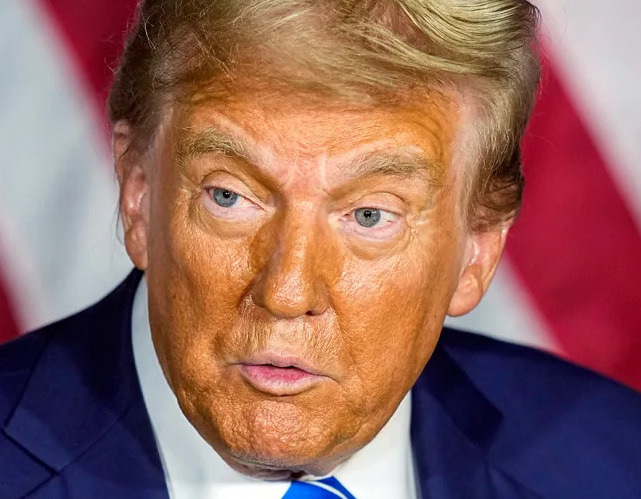
#> input picture Class_Q2/img1.jpg, 641 x 499 px, found by its file name
$ python Class_Q2_20241203152519.py
#> lines starting #> are read from the running program, lines starting #| are printed output that depends on the picture
import cv2
import numpy as np

def generate_pyramids(image):
    # Generate Gaussian Pyramid
    gaussian_pyramid = [image]
    for i in range(2):
        image = cv2.pyrDown(image)
        gaussian_pyramid.append(image)

    # Generate Laplacian Pyramid
    laplacian_pyramid = []
    for i in range(2, 0, -1):
        gaussian_expanded = cv2.pyrUp(gaussian_pyramid[i])
        # Resize the upsampled image to match the dimensions of the current level of the Gaussian pyramid
        gaussian_expanded = cv2.resize(gaussian_expanded, (gaussian_pyramid[i-1].shape[1], gaussian_pyramid[i-1].shape[0]))
        laplacian = cv2.subtract(gaussian_pyramid[i-1], gaussian_expanded)
        laplacian_pyramid.append(laplacian)
    laplacian_pyramid.append(gaussian_pyramid[-1])  # The smallest level of Gaussian pyramid is the last level of Laplacian pyramid

    return gaussian_pyramid, laplacian_pyramid

def reconstruct_images(gaussian_pyramid1, laplacian_pyramid1, gaussian_pyramid2, laplacian_pyramid2):
    # Reconstruct first image using its Gaussian pyramid and the second image's Laplacian pyramid
    image1 = gaussian_pyramid1[-1]
    for i in range(2, -1, -1):
        image1 = cv2.pyrUp(image1)
        image1 = cv2.resize(image1, (laplacian_pyramid2[i].shape[1], laplacian_pyramid2[i].shape[0]))
        image1 = cv2.add(image1, laplacian_pyramid2[i])

    # Reconstruct second image using its Gaussian pyramid and the first image's Laplacian pyramid
    image2 = gaussian_pyramid2[-1]
    for i in range(2, -1, -1):
        image2 = cv2.pyrUp(image2)
        image2 = cv2.resize(image2, (laplacian_pyramid1[i].shape[1], laplacian_pyramid1[i].shape[0]))
        image2 = cv2.add(image2, laplacian_pyramid1[i])

    return image1, image2

# Example usage:
image1 = cv2.imread('Class_Q2/img1.jpg')
#> image1 is the input picture: shape (499, 641, 3); mean B, G, R 96.3, 103.5, 148
image2 = cv2.imread('Class_Q2/img2.jpg')
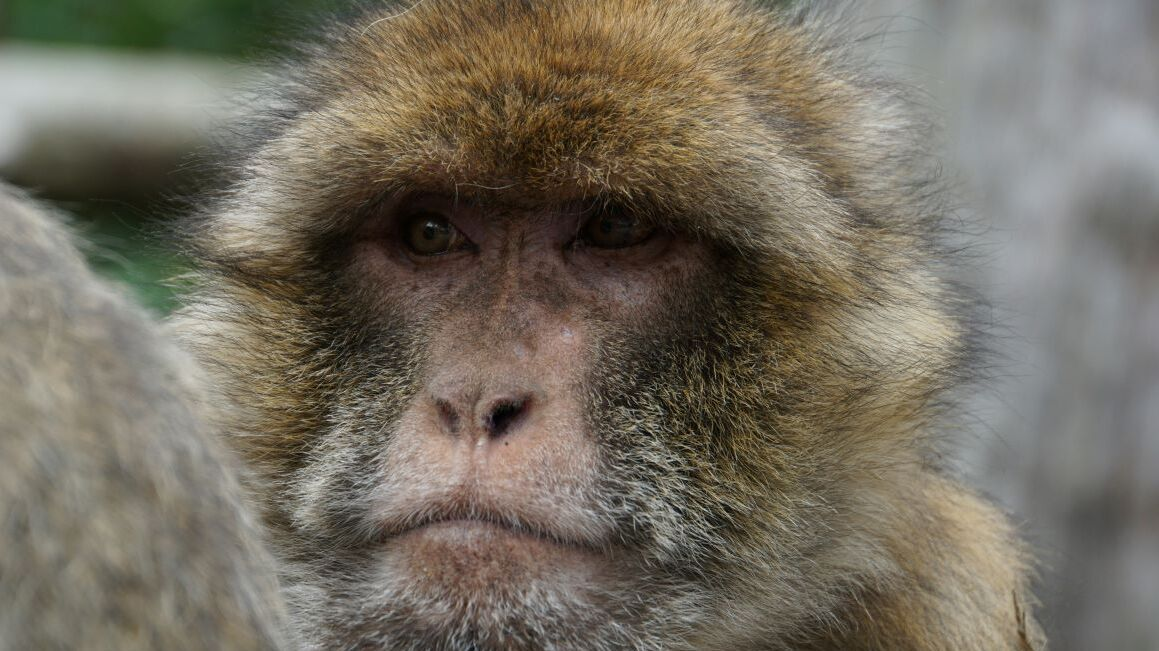
#> input picture Class_Q2/img2.jpg, 1159 x 651 px, found by its file name
#> image2 is the input picture: shape (651, 1159, 3); mean B, G, R 96.6, 109.7, 116.1
gaussian_pyramid1, laplacian_pyramid1 = generate_pyramids(image1)
#> after the loop in generate_pyramids, `for i in range(2):`: gaussian_pyramid = 3 items
#> the loop in generate_pyramids, `for i in range(2, 0, -1):` made 2 passes
#> pass 1, in generate_pyramids, `laplacian = cv2.subtract(gaussian_pyramid[i-1], gaussian_expanded)`:
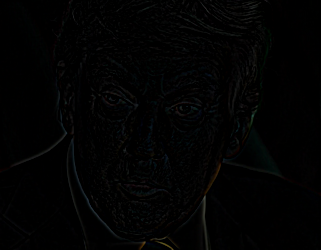
#> laplacian: shape (250, 321, 3); mean of channels 0, 1, 2 2.1, 2.2, 2.1; drawn as B, G, R
#> after the loop in generate_pyramids, `for i in range(2, 0, -1):`: laplacian_pyramid = 2 items
#> gaussian_pyramid1 = 3 items; laplacian_pyramid1 = 3 items
gaussian_pyramid2, laplacian_pyramid2 = generate_pyramids(image2)
#> the loop in generate_pyramids (call 2), `for i in range(2, 0, -1):` made 2 passes
#> pass 1, in generate_pyramids (call 2), `laplacian = cv2.subtract(gaussian_pyramid[i-1], gaussian_expanded)`:
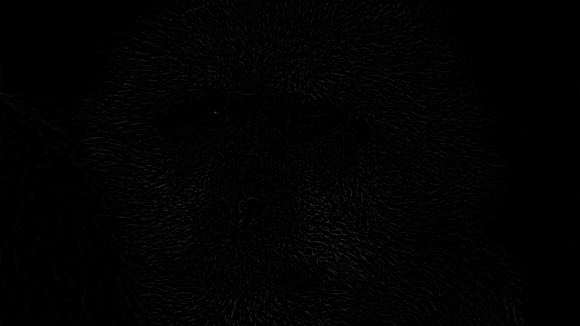
#> laplacian: shape (326, 580, 3); mean of channels 0, 1, 2 1.9, 1.9, 1.9; drawn as B, G, R
#> gaussian_pyramid2 = 3 items; laplacian_pyramid2 = 3 items
reconstructed_image1, reconstructed_image2 = reconstruct_images(gaussian_pyramid1, laplacian_pyramid1, gaussian_pyramid2, laplacian_pyramid2)
#> the loop in reconstruct_images, `for i in range(2, -1, -1):` made 3 passes
#> pass 1, in reconstruct_images, `image1 = cv2.resize(image1, (laplacian_pyramid2[i].shape[1], laplacian..`:
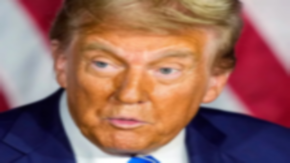
#> image1: shape (163, 290, 3); mean of channels 0, 1, 2 96.4, 103.4, 147.8; drawn as B, G, R
#> after the loop in reconstruct_images, `for i in range(2, -1, -1):`:
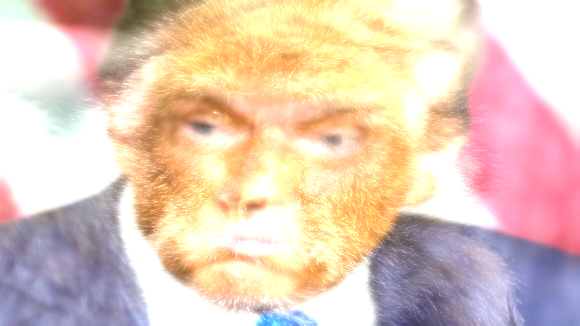
#> image1: shape (326, 580, 3); mean of channels 0, 1, 2 186.3, 202.9, 228.3; drawn as B, G, R
#> the loop in reconstruct_images, `for i in range(2, -1, -1):` made 3 passes
#> pass 1, in reconstruct_images, `image2 = cv2.resize(image2, (laplacian_pyramid1[i].shape[1], laplacian..`:
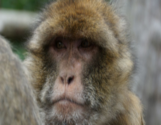
#> image2: shape (125, 161, 3); mean of channels 0, 1, 2 96.6, 109.6, 116; drawn as B, G, R
#> after the loop in reconstruct_images, `for i in range(2, -1, -1):`:
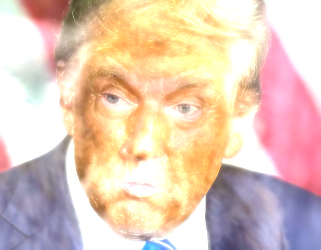
#> image2: shape (250, 321, 3); mean of channels 0, 1, 2 185.5, 202.1, 228.1; drawn as B, G, R
cv2.imwrite('Class_Q2/reconstructed_image1.jpg', reconstructed_image1)
cv2.imwrite('Class_Q2/reconstructed_image2.jpg', reconstructed_image2)
